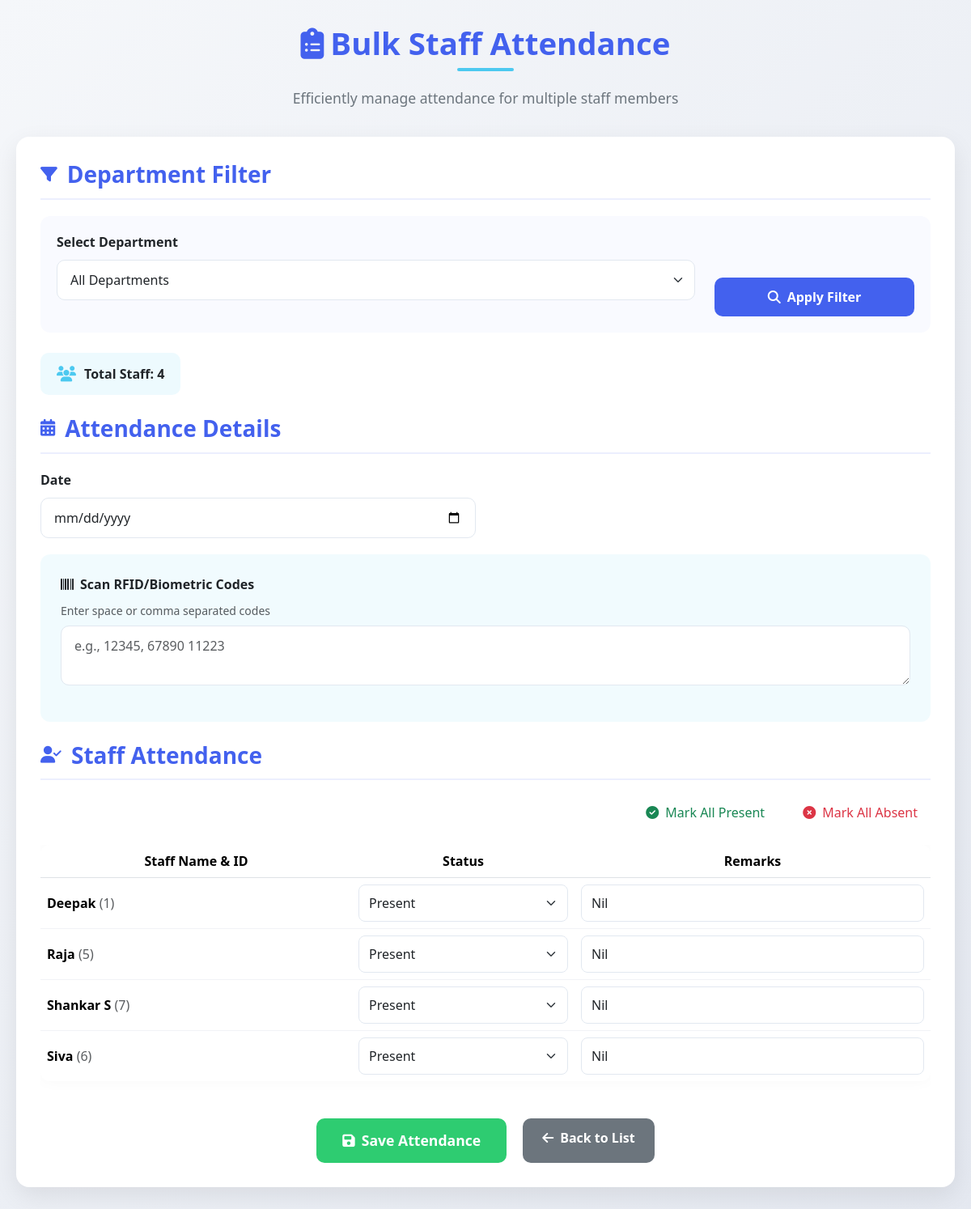
The page /attendance/staff/bulk/ (signed in) on the database its author committed.
### staff/models.py (models this page shows, shortened)
class Staff(models.Model):
    GENDER_CHOICES = [('M', 'Male'), ('F', 'Female'), ('O', 'Other')]
    EMPLOYMENT_TYPE = [('Permanent', 'Permanent'), ('Contract', 'Contract'), ('Temporary', 'Temporary')]
    STATUS_CHOICES = [('Active', 'Active'), ('Resigned', 'Resigned'), ('Suspended', 'Suspended')]
    STAFF_CATEGORY_CHOICES = [
        ('TEACHER', 'Teacher'), ('OFFICE', 'Office Staff'), ('DRIVER', 'Driver'),
        ('CLEANER', 'Sanitary Cleaner'), ('SECURITY', 'Security Guard'),
        ('ADMIN', 'Administrative / Management'), ('NON_TEACHING', 'Non-Teaching Staff'),
        ('OTHERS', 'Others'),
    ]
    ROLE_CHOICES = [
        ('PRINCIPAL', 'Principal / CEO'), ('HR', 'HR / Admin Officer'),
        ('TEACHER', 'Teacher'), ('OFFICE', 'Office Staff'),
    ]
    DEPARTMENT_CHOICES = [
        ('SCIENCE', 'Science'), ('MATHS', 'Mathematics'), ('ENGLISH', 'English'),
        ('SOCIAL', 'Social Studies'), ('ACCOUNTS', 'Accounts'), ('OFFICE', 'Office Department'),
        ('TRANSPORT', 'Transport'), ('OTHERS', 'Others'),
    ]
    DESIGNATION_CHOICES = [
        ('PRINCIPAL', 'Principal'), ('TEACHER', 'Teacher'), ('CLERK', 'Office Clerk'),
        ('ACCOUNTANT', 'Accountant'), ('DRIVER', 'Driver'), ('SWEEPER', 'Sweeper'),
        ('GUARD', 'Security Guard'), ('HELPER', 'Helper'),
    ]
    department = models.CharField(max_length=30, choices=DEPARTMENT_CHOICES, default='OTHERS')
    designation = models.CharField(max_length=30, choices=DESIGNATION_CHOICES, default='TEACHER')
    staff_id = models.CharField(max_length=30, unique=True, editable=False, blank=True)
    full_name = models.CharField(max_length=100)
    gender = models.CharField(max_length=1, choices=GENDER_CHOICES)
    dob = models.DateField()
    doj = models.DateField(default=timezone.now)
    contact_number = models.CharField(max_length=15)
    email = models.EmailField(blank=True, null=True)
    address = models.TextField(blank=True)
    photo = models.ImageField(upload_to='staff_photos/', null=True, blank=True)
    rfid_code = models.CharField(max_length=50, blank=True, null=True, unique=True)
    biometric_id = models.CharField(max_length=50, blank=True, null=True, unique=True)
    employment_type = models.CharField(max_length=20, choices=EMPLOYMENT_TYPE, default='Permanent')
    salary = models.DecimalField(max_digits=10, decimal_places=2, default=0.00)
    status = models.CharField(max_length=20, choices=STATUS_CHOICES, default='Active')
    remarks = models.TextField(blank=True)
    staff_category = models.CharField(max_length=20, choices=STAFF_CATEGORY_CHOICES, default='TEACHER')
    staff_role = models.CharField(max_length=20, choices=ROLE_CHOICES, default='TEACHER')
    user = models.OneToOneField(get_user_model(), on_delete=models.SET_NULL, null=True, blank=True)
    DEPT_CODES = {
        'SCIENCE': 'SCI', 'MATHS': 'MAT', 'ENGLISH': 'ENG', 'SOCIAL': 'SOC',
        'ACCOUNTS': 'ACC', 'OFFICE': 'OFF', 'TRANSPORT': 'TRN', 'OTHERS': 'OTH',
    }
    DESIG_CODES = {
        'PRINCIPAL': 'PRN', 'TEACHER': 'TEA', 'CLERK': 'CLK', 'ACCOUNTANT': 'ACC',
        'DRIVER': 'DRV', 'SWEEPER': 'SWP', 'GUARD': 'GRD', 'HELPER': 'HLP',
    }

### attendance/views.py (the view, shortened to what this page needs)
# urls.py: path('staff/bulk/', views.bulk_entry_staff_attendance, name='bulk_staff_attendance'),
@login_required
def bulk_entry_staff_attendance(request):
    department_filter = request.GET.get('department', '')
    staffs = Staff.objects.all()
    if department_filter:
        staffs = staffs.filter(department=department_filter)
    staffs = staffs.order_by('full_name')
    today = timezone.now().date()
    return render(request, 'attendance/bulk_entry_staff_attendance.html', {
        'staffs': staffs,
        'today': today,
        'status_choices': AttendanceType.choices,
        'department_choices': Staff._meta.get_field('department').choices,
        'selected_department': department_filter,
    })

### templates/attendance/bulk_entry_staff_attendance.html (shortened to what this page needs)
{% load static %}
<!DOCTYPE html>
<html lang="en">
<head>
  <link rel="stylesheet" href="{% static 'css/bootstrap.min.css' %}">
  <link rel="stylesheet" href="https://cdnjs.cloudflare.com/ajax/libs/font-awesome/6.4.0/css/all.min.css">
</head>
<body>
  <div class="attendance-container">
    <div class="page-header">
      <h1 class="page-title"><i class="fas fa-clipboard-list me-2"></i>Bulk Staff Attendance</h1>
      <p class="page-subtitle">Efficiently manage attendance for multiple staff members</p>
    </div>
    <div class="card fade-in">
      <h3 class="section-title"><i class="fas fa-filter"></i>Department Filter</h3>
      <div class="filter-form">
        <form method="get">
          <div class="row align-items-end">
            <div class="col-md-9">
              <div class="form-group">
                <label class="form-label">Select Department</label>
                <select name="department" class="form-select">
                  <option value="">All Departments</option>
                </select>
              </div>
            </div>
            <div class="col-md-3">
              <button type="submit" class="btn btn-primary w-100"><i class="fas fa-search me-2"></i>Apply Filter</button>
            </div>
          </div>
        </form>
      </div>
      <div>
        <span class="staff-count"><i class="fas fa-users"></i>Total Staff: {{ staffs|length }}</span>
      </div>
      <form method="post" id="bulkAttendanceForm">
        <h3 class="section-title"><i class="fas fa-calendar-alt"></i>Attendance Details</h3>
        <div class="row">
          <div class="col-md-6">
            <div class="form-group">
              <label class="form-label">Date</label>
              <input type="date" name="date" value="{{ today }}" class="form-control" required>
            </div>
          </div>
        </div>
        <div class="scan-section">
          <div class="form-group">
            <label class="form-label"><i class="fas fa-barcode me-2"></i>Scan RFID/Biometric Codes</label>
            <p class="text-muted small mb-2">Enter space or comma separated codes</p>
            <textarea name="scan_codes" class="form-control" rows="2" placeholder="e.g., 12345, 67890 11223"></textarea>
          </div>
        </div>
        <h3 class="section-title"><i class="fas fa-user-check"></i>Staff Attendance</h3>
        <div class="action-buttons">
          <button type="button" class="btn btn-outline-success" onclick="markAll('Present')">
            <i class="fas fa-check-circle me-2"></i>Mark All Present
          </button>
          <button type="button" class="btn btn-outline-danger" onclick="markAll('Absent')">
            <i class="fas fa-times-circle me-2"></i>Mark All Absent
          </button>
        </div>
        <div class="table-responsive">
          <table class="table">
            <thead>
              <tr>
                <th style="width: 35%">Staff Name & ID</th>
                <th style="width: 25%">Status</th>
                <th style="width: 40%">Remarks</th>
              </tr>
            </thead>
            <tbody>
              {% for staff in staffs %}
              <tr>
                <td><strong>{{ staff.full_name }}</strong> <span class="text-muted">({{ staff.staff_id }})</span></td>
                <td>
                  <select name="status_{{ staff.id }}" class="form-select status-field">
                    {% for val, label in status_choices %}
                      <option value="{{ val }}">{{ label }}</option>
                    {% endfor %}
                  </select>
                </td>
                <td>
                  <input type="text" name="remarks_{{ staff.id }}" class="form-control remarks-field" value="Nil">
                </td>
              </tr>
              {% endfor %}
            </tbody>
          </table>
        </div>
        <div class="footer-actions">
          <button type="submit" class="btn btn-success"><i class="fas fa-save me-2"></i>Save Attendance</button>
          <a href="{% url 'staff_attendance_list' %}" class="btn btn-secondary"><i class="fas fa-arrow-left me-2"></i>Back to List</a>
        </div>
      </form>
    </div>
  </div>
</body>
</html>

### templates/attendance/bulk_entry_staff_attendance.html (style rules this page uses)
:root { --primary: #4361ee; --secondary: #3a0ca3; --accent: #4cc9f0; --light: #f8f9fa; --dark: #212529; --gray: #6c757d; --success: #2ecc71; --danger: #e74c3c; --card-shadow: 0 10px 30px rgba(0, 0, 0, 0.08); --transition: all 0.3s ease; }
body { background: linear-gradient(135deg, #f5f7fa 0%, #e4e8f0 100%); padding: 30px 20px; font-family: 'Segoe UI', system-ui, -apple-system, sans-serif; min-height: 100vh; }
.attendance-container { max-width: 1200px; margin: 0 auto; }
.page-header { text-align: center; margin-bottom: 35px; position: relative; }
.page-title { color: var(--primary); font-weight: 700; font-size: 2.4rem; margin-bottom: 12px; display: inline-block; position: relative; }
.page-title:after { content: ''; position: absolute; bottom: -12px; left: 50%; transform: translateX(-50%); width: 70px; height: 4px; background: var(--accent); border-radius: 2px; }
.page-subtitle { color: var(--gray); font-size: 1.1rem; margin-top: 20px; }
.card { background: #fff; padding: 30px; border-radius: 16px; box-shadow: var(--card-shadow); border: none; margin-bottom: 30px; }
.section-title { color: var(--primary); font-weight: 600; margin-bottom: 20px; padding-bottom: 12px; border-bottom: 2px solid rgba(67, 97, 238, 0.1); display: flex; align-items: center; }
.section-title i { margin-right: 12px; font-size: 1.3rem; }
.filter-form { background: rgba(67, 97, 238, 0.03); padding: 20px; border-radius: 12px; margin-bottom: 25px; }
.form-group { margin-bottom: 20px; }
.form-label { font-weight: 600; color: var(--dark); margin-bottom: 10px; display: block; }
.form-control, .form-select { border-radius: 10px; padding: 12px 16px; border: 1px solid #e2e8f0; transition: var(--transition); font-size: 1rem; }
.btn { border-radius: 10px; padding: 12px 24px; font-weight: 600; transition: var(--transition); border: none; }
.btn-primary { background: var(--primary); }
.btn-success { background: var(--success); padding: 14px 32px; font-size: 1.1rem; }
.btn-outline-success, .btn-outline-danger { border-width: 2px; font-weight: 500; padding: 8px 16px; }
.staff-count { font-weight: 700; color: var(--dark); margin-bottom: 25px; background: rgba(76, 201, 240, 0.1); padding: 14px 20px; border-radius: 10px; display: inline-flex; align-items: center; }
.staff-count i { color: var(--accent); margin-right: 10px; font-size: 1.2rem; }
.scan-section { background: rgba(76, 201, 240, 0.08); padding: 25px; border-radius: 12px; margin-bottom: 25px; }
.action-buttons { display: flex; justify-content: flex-end; gap: 15px; margin-bottom: 20px; }
table { border-collapse: separate; border-spacing: 0; width: 100%; border-radius: 12px; overflow: hidden; box-shadow: 0 0 20px rgba(0, 0, 0, 0.03); }
table th { background: var(--primary); color: white; text-align: center; padding: 16px; font-weight: 600; font-size: 1rem; }
table td { padding: 16px; vertical-align: middle; border-bottom: 1px solid #f1f3f6; }
table tr:last-child td { border-bottom: none; }
.status-field, .remarks-field { border-radius: 8px; transition: var(--transition); padding: 10px 12px; }
.footer-actions { display: flex; justify-content: center; gap: 20px; margin-top: 30px; }
.fade-in { animation: fadeIn 0.5s ease-in-out; }

### rows shown on the page
Staff: full_name "Deepak", staff_id "1", id "Present"
Staff: full_name "Raja", staff_id "5", id "Present"
Staff: full_name "Shankar S", staff_id "7", id "Present"
Staff: full_name "Siva", staff_id "6", id "Present"

### other values the page prints
{{ staffs|length }} "4"
